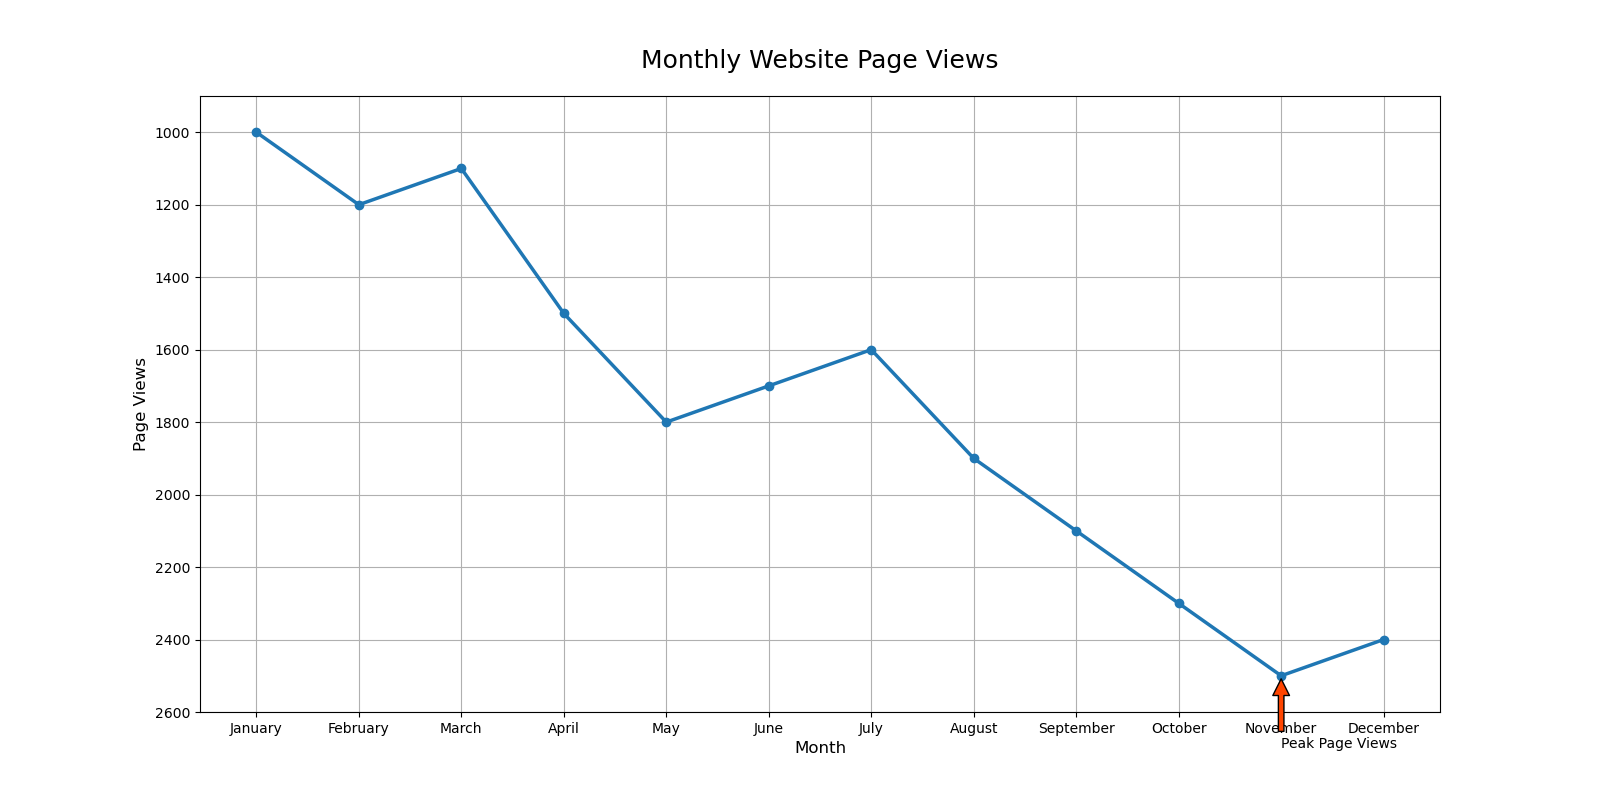

The script that drew this image:

import matplotlib.pyplot as plt

# Data
months = ['January', 'February', 'March', 'April', 'May', 'June', 'July', 'August', 'September', 'October', 'November', 'December']
page_views = [1000, 1200, 1100, 1500, 1800, 1700, 1600, 1900, 2100, 2300, 2500, 2400]

# Plotting the line chart
plt.figure(figsize=(16, 8))  # Change width and height of the chart
plt.plot(months, page_views, marker='o', linestyle='-', color='#1f77b4', linewidth=2.5)  # Modify color scheme

# Adding title and labels
plt.title('Monthly Website Page Views', fontsize=18, pad=20)
plt.xlabel('Month', fontsize=12)
plt.ylabel('Page Views', fontsize=12)

# Adding an annotation for the highest page views
highest_views_index = page_views.index(max(page_views))
highest_views_month = months[highest_views_index]
plt.annotate('Peak Page Views', xy=(highest_views_index, max(page_views)), xytext=(highest_views_index, max(page_views) + 200),
             arrowprops=dict(facecolor='#ff4500', shrink=0.05))

# Adding a grid, set axis ranges and show the plot
plt.grid(True)
plt.ylim(900, 2600)
plt.gca().invert_yaxis()  # Invert the y-axis
plt.show()
